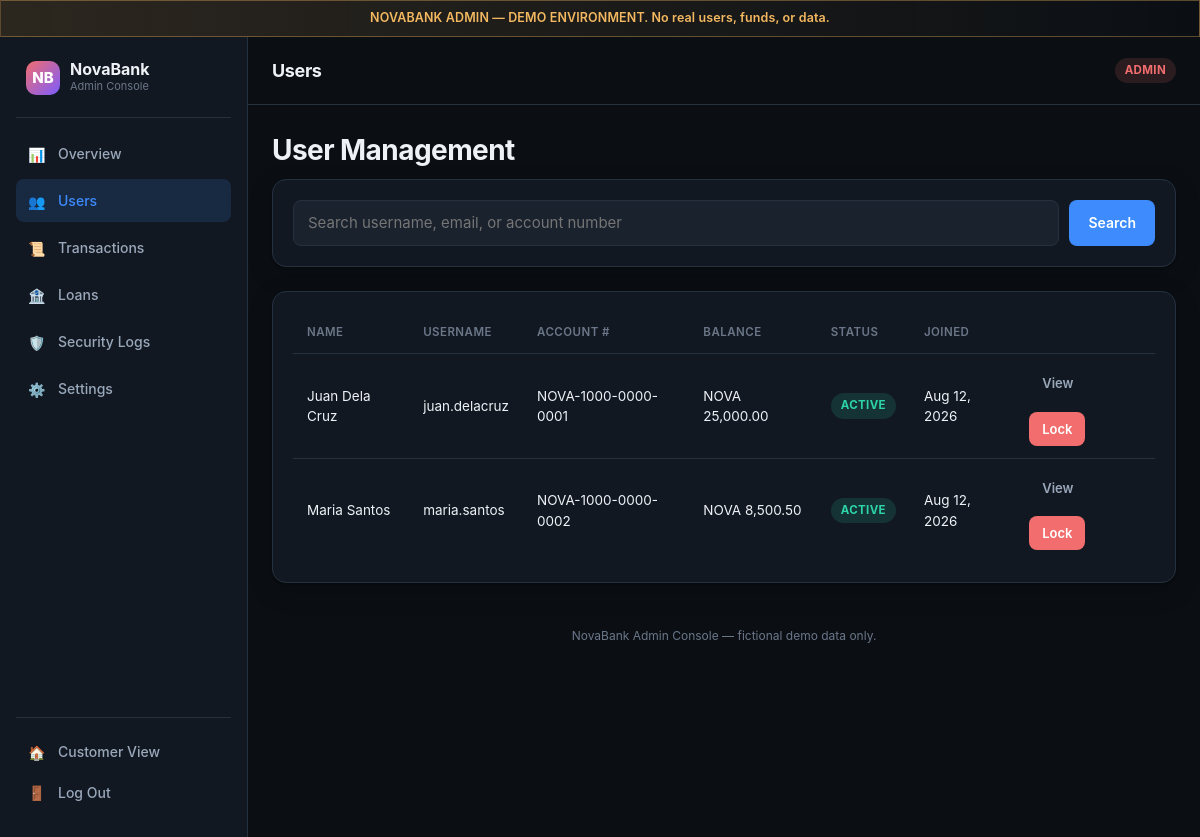
The page /admin/users.php (signed in) on the database its author committed.
### tables this page shows
CREATE TABLE accounts (
    id INT UNSIGNED AUTO_INCREMENT PRIMARY KEY,
    user_id INT UNSIGNED NOT NULL UNIQUE,
    account_number VARCHAR(20) NOT NULL UNIQUE,
    balance DECIMAL(15,2) NOT NULL DEFAULT 0.00,
    currency VARCHAR(5) NOT NULL DEFAULT 'NOVA',
    status ENUM('active','locked') NOT NULL DEFAULT 'active',
    created_at TIMESTAMP NOT NULL DEFAULT CURRENT_TIMESTAMP,
    FOREIGN KEY (user_id) REFERENCES users(id) ON DELETE CASCADE,
    CONSTRAINT chk_balance_nonnegative CHECK (balance >= 0)
);

CREATE TABLE users (
    id INT UNSIGNED AUTO_INCREMENT PRIMARY KEY,
    role_id TINYINT UNSIGNED NOT NULL DEFAULT 1,
    username VARCHAR(30) NOT NULL UNIQUE,
    email VARCHAR(120) NOT NULL UNIQUE,
    password_hash VARCHAR(255) NOT NULL,
    first_name VARCHAR(60) NOT NULL,
    last_name VARCHAR(60) NOT NULL,
    mobile_number VARCHAR(20) NOT NULL,
    date_of_birth DATE NOT NULL,
    address VARCHAR(255) NOT NULL,
    status ENUM('active','locked','suspended') NOT NULL DEFAULT 'active',
    failed_login_count INT UNSIGNED NOT NULL DEFAULT 0,
    locked_until DATETIME NULL,
    created_at TIMESTAMP NOT NULL DEFAULT CURRENT_TIMESTAMP,
    updated_at TIMESTAMP NOT NULL DEFAULT CURRENT_TIMESTAMP ON UPDATE CURRENT_TIMESTAMP,
    FOREIGN KEY (role_id) REFERENCES roles(id)
);

### includes/functions.php (called while the page is built, shortened)
<?php
function e(?string $value): string {
    return htmlspecialchars($value ?? '', ENT_QUOTES, 'UTF-8');
}
function format_money(float|string $amount): string {
    return APP_CURRENCY . ' ' . number_format((float)$amount, 2);
}
function format_date(string $datetime, string $format = 'M j, Y g:i A'): string {
    $ts = strtotime($datetime);
    return $ts ? date($format, $ts) : $datetime;
}

### admin/users.php (the view, shortened to what this page needs)
<?php
$pdo = db();
$search = trim($_GET['q'] ?? '');
$page = max(1, (int)($_GET['page'] ?? 1));
$perPage = 20;
$where = 'u.role_id = 1';
$params = [];
$countStmt = $pdo->prepare("SELECT COUNT(*) c FROM users u JOIN accounts a ON a.user_id=u.id WHERE $where");
$countStmt->execute($params);
$total = (int)$countStmt->fetch()['c'];
$totalPages = max(1, (int)ceil($total / $perPage));
$page = min($page, $totalPages);
$offset = ($page - 1) * $perPage;
$sql = "SELECT u.id, u.username, u.email, u.first_name, u.last_name, u.status AS user_status, u.created_at,
               a.account_number, a.balance, a.status AS account_status
        FROM users u JOIN accounts a ON a.user_id = u.id
        WHERE $where ORDER BY u.created_at DESC LIMIT $perPage OFFSET $offset";
$stmt = $pdo->prepare($sql);
$stmt->execute($params);
$users = $stmt->fetchAll();
require __DIR__ . '/includes/admin-header.php';
?>
<h1>User Management</h1>
<div class="card mb-24">
    <form method="get" class="flex-gap">
        <input type="text" name="q" value="<?= e($search) ?>" placeholder="Search username, email, or account number" style="flex:1;min-width:240px;">
        <button type="submit" class="btn btn-primary">Search</button>
    </form>
</div>
<div class="card">
    <div class="table-wrap">
    <table>
        <thead>
        <tr><th>Name</th><th>Username</th><th>Account #</th><th>Balance</th><th>Status</th><th>Joined</th><th></th></tr>
        </thead>
        <tbody>
        <?php foreach ($users as $u): ?>
            <tr>
                <td><?= e($u['first_name'] . ' ' . $u['last_name']) ?></td>
                <td><?= e($u['username']) ?></td>
                <td><?= e($u['account_number']) ?></td>
                <td><?= e(format_money($u['balance'])) ?></td>
                <td><span class="badge <?= $u['account_status'] === 'active' ? 'badge-success' : 'badge-danger' ?>"><?= e(ucfirst($u['account_status'])) ?></span></td>
                <td><?= e(format_date($u['created_at'], 'M j, Y')) ?></td>
                <td class="flex-gap">
                    <a href="<?= APP_BASE_URL ?>/admin/user-detail.php?id=<?= (int)$u['id'] ?>" class="btn btn-ghost btn-sm">View</a>
                    <form method="post" data-confirm="Are you sure?">
                        <?php if ($u['account_status'] === 'active'): ?>
                            <button type="submit" class="btn btn-danger btn-sm">Lock</button>
                        <?php else: ?>
                            <input type="hidden" name="action" value="unlock">
                            <button type="submit" class="btn btn-secondary btn-sm">Unlock</button>
                        <?php endif; ?>
                    </form>
                </td>
            </tr>
        <?php endforeach; ?>
        </tbody>
    </table>
    </div>
</div>
<?php require __DIR__ . '/includes/admin-footer.php'; ?>

### assets/css/style.css (style rules this page uses)
:root { --color-bg: #0b0f14; --color-surface: #121821; --color-surface-2: #1a222e; --color-border: #263140; --color-text: #eef2f7; --color-text-dim: #9aa8bb; --color-text-faint: #6b7789; --color-brand: #3d8bfd; --color-brand-dim: #2a63b3; --color-brand-glow: rgba(61, 139, 253, 0.15); --color-success: #2dd4a7; --color-success-dim: rgba(45, 212, 167, 0.14); --color-danger: #f26d6d; --color-danger-dim: rgba(242, 109, 109, 0.14); --color-warning: #f4b860; --color-warning-dim: rgba(244, 184, 96, 0.14); --radius-sm: 8px; --radius-md: 14px; --radius-lg: 20px; --shadow-card: 0 1px 2px rgba(0,0,0,0.3), 0 8px 24px rgba(0,0,0,0.24); --font-display: 'Inter', -apple-system, BlinkMacSystemFont, 'Segoe UI', sans-serif; --font-mono: 'JetBrains Mono', 'Courier New', monospace; --header-height: 68px; --sidebar-width: 248px; --bottomnav-height: 64px; --transition-fast: 140ms ease; }
* { box-sizing: border-box; }
html, body { margin: 0; padding: 0; background: var(--color-bg); color: var(--color-text); font-family: var(--font-display); -webkit-font-smoothing: antialiased; scroll-behavior: smooth; }
body { font-size: 15px; line-height: 1.5; min-height: 100vh; }
h1, h2, h3, h4 { margin: 0 0 8px; font-weight: 650; letter-spacing: -0.02em; }
h1 { font-size: 28px; }
a { color: var(--color-brand); text-decoration: none; }
.btn { display: inline-flex; align-items: center; justify-content: center; gap: 8px; padding: 11px 18px; border-radius: var(--radius-sm); border: 1px solid transparent; font-size: 14px; font-weight: 600; cursor: pointer; transition: all var(--transition-fast); min-height: 44px; font-family: inherit; }
.btn-primary { background: var(--color-brand); color: #fff; }
.btn-danger { background: var(--color-danger); color: #fff; }
.btn-ghost { background: transparent; color: var(--color-text-dim); }
.btn-sm { padding: 7px 12px; min-height: 34px; font-size: 13px; }
.card { background: var(--color-surface); border: 1px solid var(--color-border); border-radius: var(--radius-md); padding: 20px; box-shadow: var(--shadow-card); }
input[type="text"], input[type="email"], input[type="password"], input[type="number"], input[type="tel"], input[type="date"], select, textarea { width: 100%; padding: 12px 14px; background: var(--color-surface-2); border: 1px solid var(--color-border); border-radius: var(--radius-sm); color: var(--color-text); font-size: 15px; font-family: inherit; transition: border-color var(--transition-fast); min-height: 46px; }
.table-wrap { overflow-x: auto; }
table { width: 100%; border-collapse: collapse; }
th, td { text-align: left; padding: 12px 14px; font-size: 13.5px; border-bottom: 1px solid var(--color-border); }
th { color: var(--color-text-faint); font-weight: 600; text-transform: uppercase; font-size: 11.5px; letter-spacing: 0.04em; }
tr:last-child td { border-bottom: none; }
.badge { display: inline-flex; align-items: center; padding: 4px 10px; border-radius: 999px; font-size: 11.5px; font-weight: 700; text-transform: uppercase; letter-spacing: 0.03em; }
.badge-success { background: var(--color-success-dim); color: var(--color-success); }
.flex-gap { display: flex; gap: 10px; flex-wrap: wrap; }
.mb-24 { margin-bottom: 24px; }

### rows shown on the page
accounts: user.last_name "Juan Dela Cruz", user.username "juan.delacruz", account_number "NOVA-1000-0000-0001", balance "NOVA 25,000.00", status "ACTIVE", user.created_at "Aug 12, 2026", shows "Lock"
accounts: user.last_name "Maria Santos", user.username "maria.santos", account_number "NOVA-1000-0000-0002", balance "NOVA 8,500.50", status "ACTIVE", user.created_at "Aug 12, 2026", shows "Lock"

### other values the page prints
$icon "📊"
$label "Overview"
$icon "👥"
$label "Users"
$icon "📜"
$label "Transactions"
$icon "🏦"
$label "Loans"
$icon "🛡️"
$label "Security Logs"
$icon "⚙️"
$label "Settings"
$pageTitle "Users"
